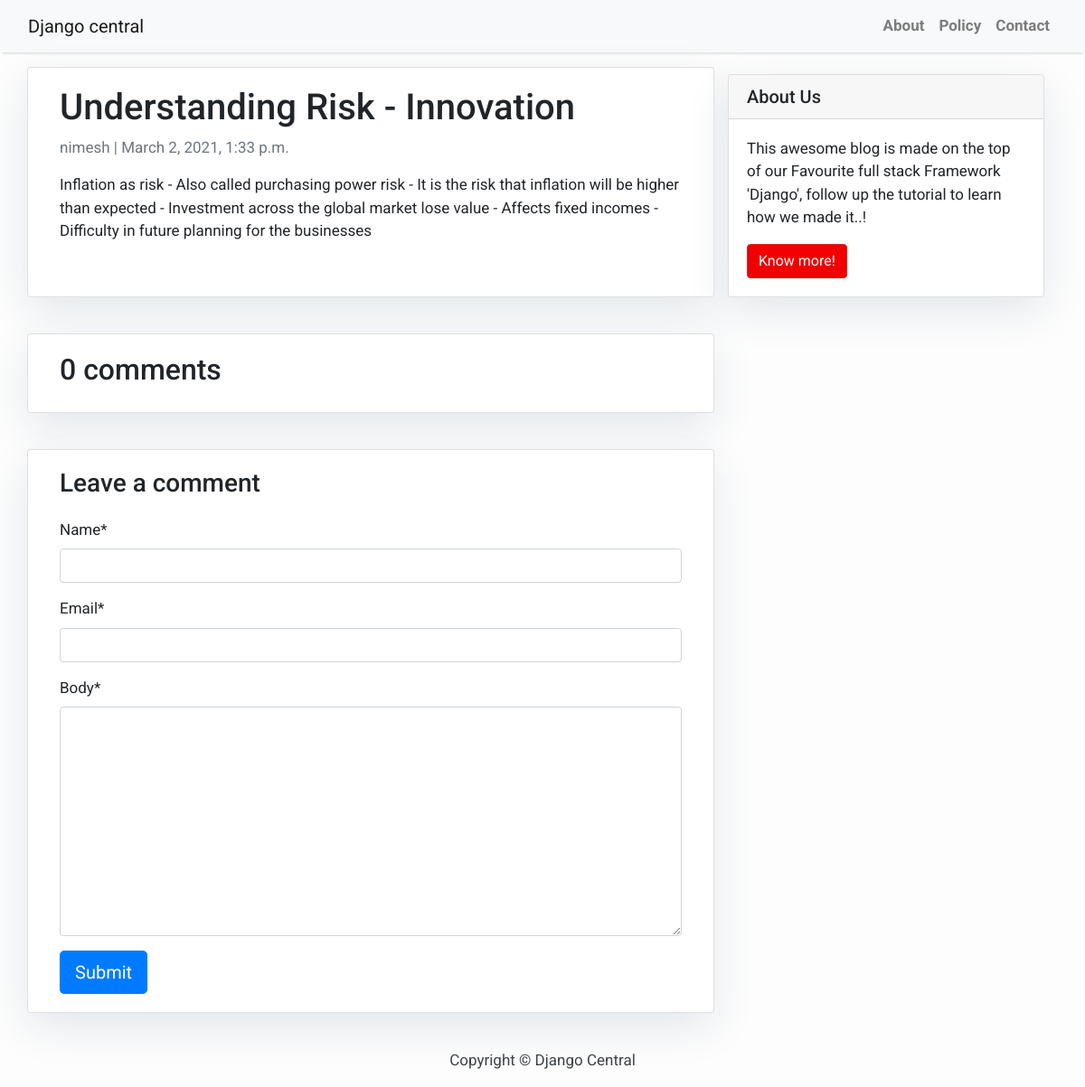
The page /understanding-risk-innovation/ on the database its author committed.
### blog/models.py (models this page shows, shortened)
class Post(models.Model):
    title = models.CharField(max_length=200, unique=True)
    slug = models.SlugField(max_length=200, unique=True)
    author = models.ForeignKey(User, on_delete= models.CASCADE,related_name='blog_posts')
    updated_on = models.DateTimeField(auto_now= True)
    content = models.TextField()
    created_on = models.DateTimeField(auto_now_add=True)
    status = models.IntegerField(choices=STATUS, default=0)
    class Meta:
        ordering = ['-created_on']

### blog/views.py (the view)
# urls.py: path('<slug:slug>/', views.post_detail, name='post_detail'),
def post_detail(request, slug):
    template_name = 'post_detail.html'
    post = get_object_or_404(Post, slug=slug)
    comments = post.comments.filter(active=True)
    new_comment = None
    if request.method == 'POST':
        comment_form = CommentForm(data=request.POST)
        if comment_form.is_valid():
            new_comment = comment_form.save(commit=False)
            new_comment.post = post
            new_comment.save()
    else:
        comment_form = CommentForm()
    return render(request, template_name, {'post': post,
                                           'comments': comments,
                                           'new_comment': new_comment,
                                           'comment_form': comment_form})

### blog/forms.py
class CommentForm(forms.ModelForm):
    class Meta:
        model = Comment
        fields = ('name', 'email', 'body')

### templates/post_detail.html (shortened to what this page needs)
{% extends 'base.html' %} {% block content %}
<div class="container">
  <div class="row">
    <div class="col-md-8 card mb-4  mt-3 left  top">
      <div class="card-body">
        <h1>{% block title %} {{ post.title }} {% endblock title %}</h1>
        <p class=" text-muted">{{ post.author }} | {{ post.created_on }}</p>
        <p class="card-text ">{{ post.content | safe }}</p>
      </div>
    </div>
    {% block sidebar %} {% include 'sidebar.html' %} {% endblock sidebar %}
    <div class="col-md-8 card mb-4  mt-3 ">
      <div class="card-body">
        <h2>{{ comments.count }} comments</h2>
      </div>
    </div>
    <div class="col-md-8 card mb-4  mt-3 ">
      <div class="card-body">
        {% if new_comment %}
        <div class="alert alert-success" role="alert">
          Your comment is awaiting moderation
        </div>
        {% else %}
        {% load crispy_forms_tags %}
        <h3>Leave a comment</h3>
        <form method="post" style="margin-top: 1.3em;">
          {{ comment_form | crispy }}
          <button type="submit" class="btn btn-primary  btn-lg">Submit</button>
        </form>
        {% endif %}
      </div>
    </div>
  </div>
</div>
{% endblock content %}

### templates/base.html (style rules this page uses)
body { font-family: "Roboto", sans-serif; font-size: 17px; background-color: #fdfdfd; }

### templates/sidebar.html (style rules this page uses)
.card { box-shadow: 0 16px 48px #E3E7EB; }

### rows shown on the page
Post: title "Understanding Risk - Innovation", author "nimesh", created_on "March 2, 2021, 1:33 p.m.", content "Inflation as risk - Also called purchasing power risk - It is the risk that inflation will be higher than expected - Investment across the global market lose value - Affects fixed incomes - Difficulty in future planning for the businesses"

### other values the page prints
{{ comments.count }} "0"
